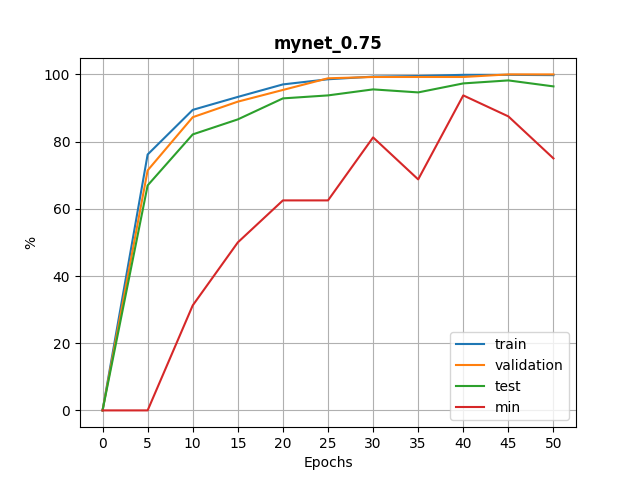
#> input picture error/mynet_0.75.png, 640 x 480 px
$ python vertical_split.py ../error/mynet_0.75.png
#> lines starting #> are read from the running program, lines starting #| are printed output that depends on the picture
# call example:
# $ python vertical_split.py filename.jpg
# -----------------------------
import os
import sys
from PIL import Image

from colorama import init
from termcolor import colored

# init colored print
init()

if(len(sys.argv) < 2):
    print(colored("Call: $ python scripts\\vertical_split.py {image}","yellow"))
    sys.exit(colored("ERROR: Not enough arguments!","yellow"))

# example: filename.jpg
fname        = os.path.splitext(sys.argv[1])[0]    # filename
extension    = os.path.splitext(sys.argv[1])[1]    # .jpg

img          = Image.open(sys.argv[1])
#> img is the input picture: PIL image 640x480 RGBA; mean R, G, B, A 247.8, 247.2, 246.4, 255
width,height = img.size
#> width = 640; height = 480

Wwidth = width // 2   # half width for vertical split
#> Wwidth = 320

img2     = img.crop((0,0,Wwidth,height))
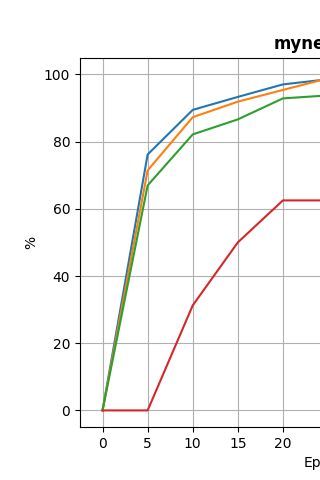
#> img2: PIL image 320x480 RGBA; mean R, G, B, A 247.5, 247.2, 246.2, 255
filename = "%s_train%s" % (fname,extension)
img2.save(filename)

img3     = img.crop((Wwidth,0,width,height))
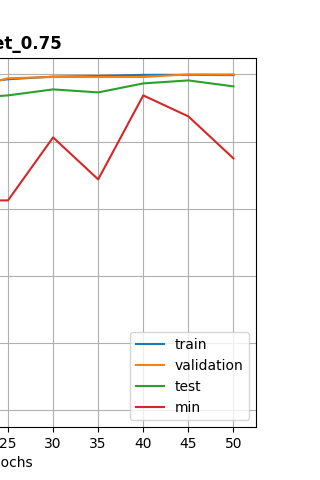
#> img3: PIL image 320x480 RGBA; mean R, G, B, A 248, 247.2, 246.5, 255
filename = "%s_test%s" % (fname,extension)
img3.save(filename)
